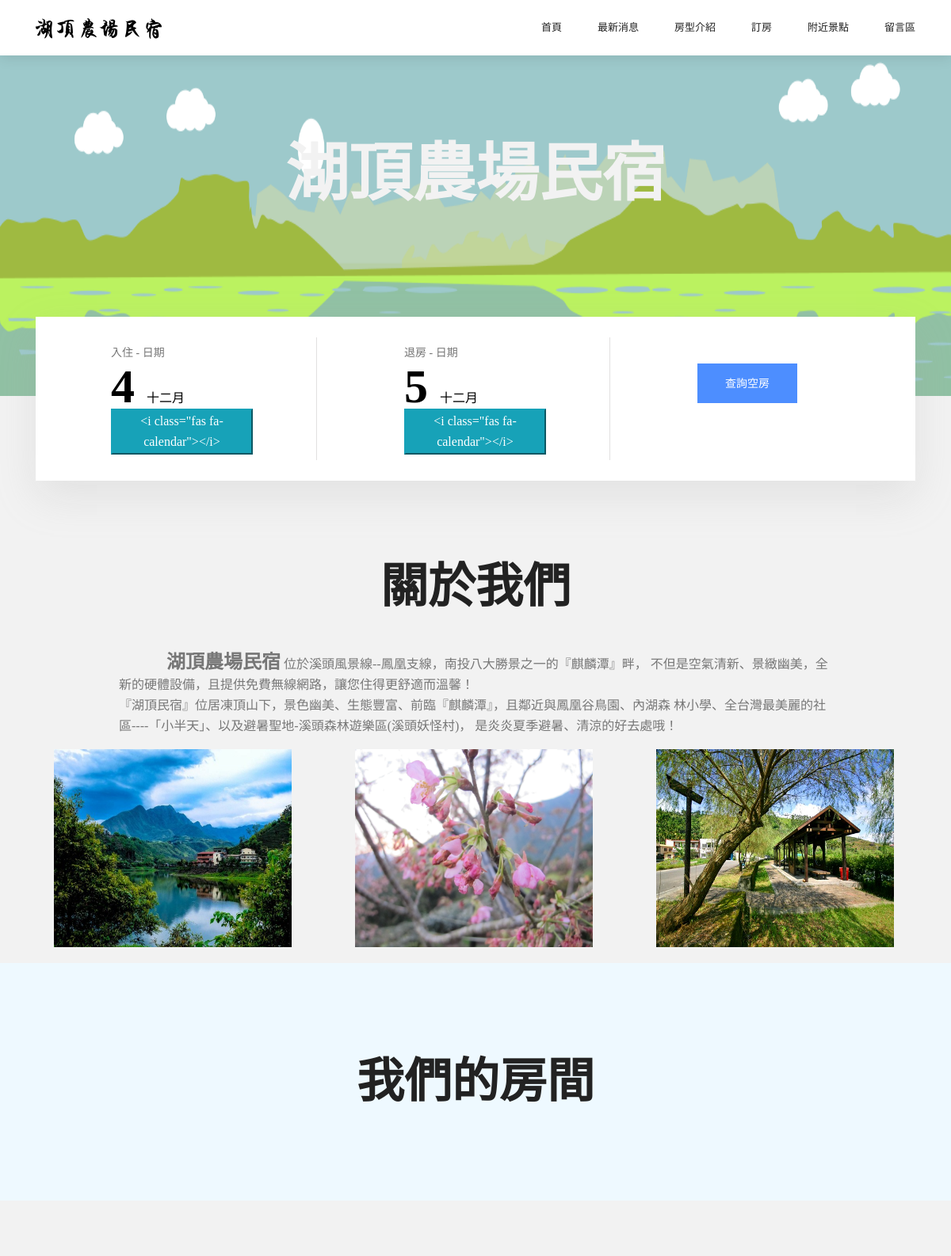
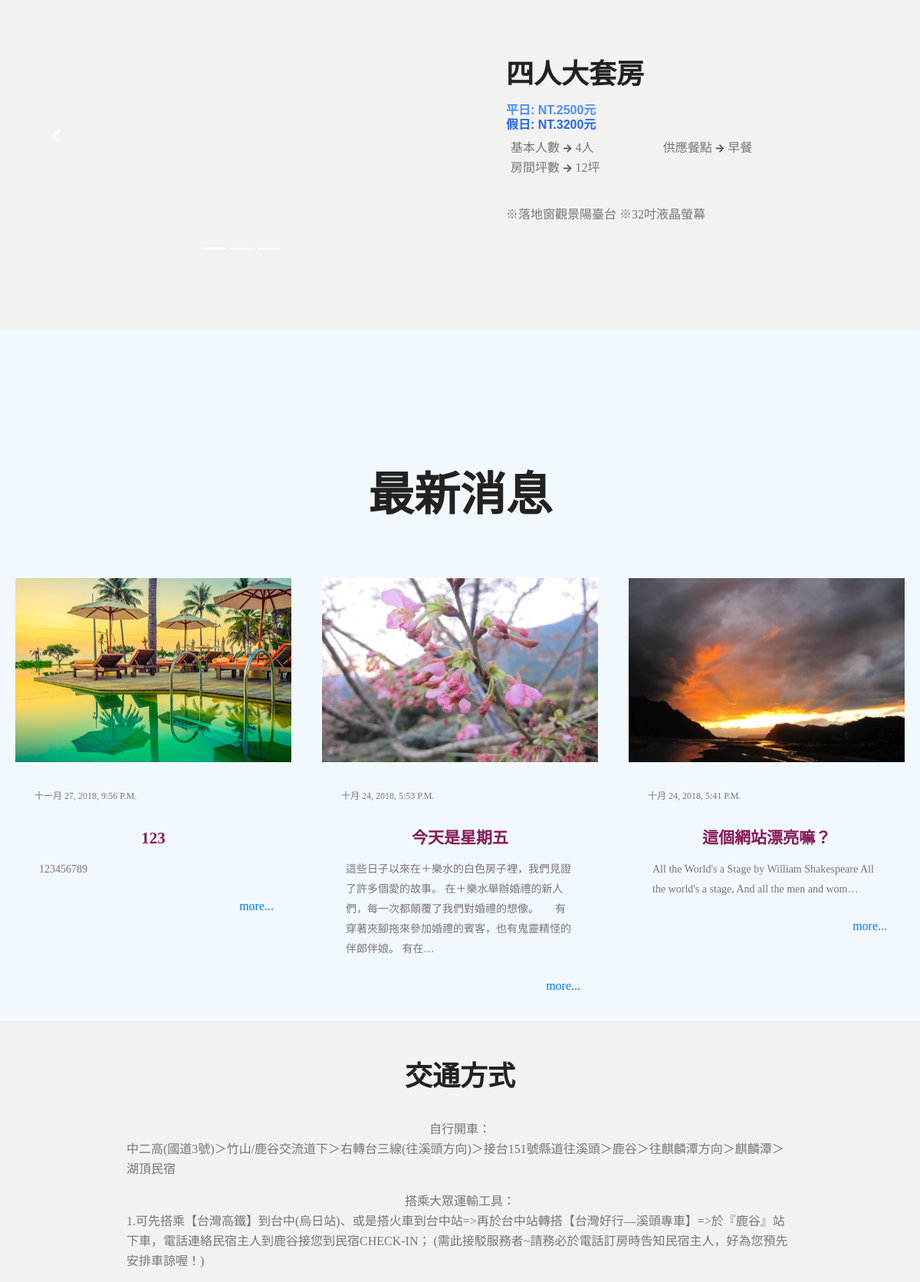
The page / (upper part) on the database its author committed (2 pictures, top to bottom).
### mysite/models.py (models this page shows, shortened)
class CustomText(models.Model):
    class Meta:
        verbose_name = '客製文字段落'
        verbose_name_plural = '客製文字段落'
    paragraph_name = models.CharField(max_length=30, verbose_name='段落名稱')
    paragraph_text = models.TextField(verbose_name='段落內容')

class TemplateImages(models.Model):
    class Meta:
        verbose_name = '模板需求照片'
        verbose_name_plural = '模板需求照片'
    file = models.FileField(blank=True, verbose_name='輔助檔案名稱')
    name = models.CharField(max_length=25, verbose_name='名稱')

class news_dashboard(models.Model):
    class Meta:
        verbose_name = '最新消息'
        verbose_name_plural = '最新消息'
    news_title = models.CharField(max_length=30, verbose_name='標題')
    news_content = models.TextField(verbose_name='內容')
    news_thumbnail = models.FileField(verbose_name='縮圖')
    news_upload_time = models.DateTimeField(auto_now=True, verbose_name='發布時間')

### mysite/views.py (the view)
# urls.py: 2. Add a URL to urlpatterns:  path('', views.home, name='home')
def home(request):
    cn_month = ['??','一月', '二月', '三月', '四月', '五月','六月','七月','八月','九月','十月','十一月','十二月']
    today = datetime.date.today()
    tomorrow = today + datetime.timedelta(days=1)
    str_inday = today.strftime("%Y-%m-%d")
    in_month = cn_month[today.month]
    in_day = today.day
    str_outday = tomorrow.strftime("%Y-%m-%d")
    out_month = cn_month[tomorrow.month]
    out_day = tomorrow.day
    top3_news = models.news_dashboard.objects.all().order_by('-news_upload_time')[:3]
    about_text = models.CustomText.objects.filter(paragraph_name="about")[0]
    traffic_text = models.CustomText.objects.filter(paragraph_name="traffic")[0]
    about_imgs = [i for i in models.TemplateImages.objects.all() if 'about' in i.name ]
    map_img = models.TemplateImages.objects.filter(name ="map")[0]
    room_a4_imgs = [i for i in models.TemplateImages.objects.all() if '四人大套房' in i.name]
    return HttpResponse(render(request, '../templates/home.html', locals()))

### templates/home.html (shortened to what this page needs)
{% extends "base.html" %}
{% block content %}
<link rel="stylesheet" href="//code.jquery.com/ui/1.12.1/themes/base/jquery-ui.css">
<section class="home_banner_area">
	<div class="banner_inner d-flex align-items-center">
		<div class="overlay bg-parallax" data-stellar-ratio="0.9" data-stellar-vertical-offset="0" data-background=""></div>
		<div class="container">
				<div class="banner_content text-center">
					<h1>湖頂農場民宿</h1>
				</div>
			</div>
		</div>
</section>
<section class="container">
		<div class="booking_area">
			<form name='booking form' action='booking' method='GET'>
				<div class="row" >
					<div class="col-lg-4">
						<br>
						<div class="booking_item">
							<p>入住 - 日期</p>
							<span class="day" id="i_day">{{ in_day }}</span>
							<span class="month" id="i_month">{{ in_month }}</span>
						</div>
						<br>
					</div>
					<div class="col-lg-4">
							<br>
						<div class="booking_item">
							<p>退房 - 日期</p>
							<span class="day" id="o_day">{{ out_day}}</span>
							<span class="month" id="o_month">{{ out_month }}</span>
						</div>
						<br>
					</div>
					<div class="col-lg-4">
						<br>
						<div class="booking_item">
								<br>
									<button type="submit" class="main_btn text-uppercase">查詢空房</button>
						</div>
						<br>
					</div>
				</div>
			</form>
		</div>
	</section>
<br><br><br>
<section >
	<div class='container' align='center'>
		<div class="main_title">
		<h2>關於我們</h2>
	</div>
		<br>
		<div class='row' style='padding-left:10vw;padding-right:10vw;'>
			{{ about_text.paragraph_text | safe }}
	  </div>
	  <div class='row'>
		{% for img in about_imgs %}
		<div class='col-sm-4'><img title="" src="{{ img.file.url }}" width=300 height=250>&nbsp;</div>
		{% endfor %}
	  </div>
</section>
<section class="our_room_area">
	<div class="container-fluid">
		<div class="row">
			<div class="col-lg-12">
				<div class="main_title">
					<h2 style="
					background:#eef9ff;
					width: 100vw;
					position: relative;
					left: 50%;
					right: 50%;
					margin-left: -50vw;
					margin-right: -50vw;
					line-height:5">
						我們的房間
					</h2>
				</div>
			</div>
		</div>
	</div>
	<br><br>
	<div class="container">
		<div class="row align-items-center" id="room1">
			<div class="col-lg-6"><div class="room_left">
				<div id="R1Indicators" class="carousel slide" data-ride="carousel" data-interval="false">
					<ol class="carousel-indicators">
						{% for img in room_a4_imgs %}
						{% if forloop.first %}
						<li data-target="#R1Indicators" data-slide-to="{ forloop.counter0 }" class="active"></li>
						{% else %}
						<li data-target="#R1Indicators" data-slide-to="{ forloop.counter0 }"></li>
						{% endif %}
						{% endfor %}
					</ol>
					<div class="carousel-inner">
						<div class="carousel-item active">
						{% for img in room_a4_imgs %}
						{% if forloop.first %}
						<img class="img-fluid" src="{{ img.file.url }}" alt="First slide">
						</div>
						{% else %}
						<div class="carousel-item">
						<img class="img-fluid" src="{{ img.file.url }}" alt="">
						</div>
						{% endif %}
						{% endfor %}
					</div>
					<a class="carousel-control-prev" href="#R1Indicators" role="button" data-slide="prev">
						<span class="carousel-control-prev-icon" aria-hidden="true"></span>
					</a>
					<a class="carousel-control-next" href="#R1Indicators" role="button" data-slide="next">
						<span class="carousel-control-next-icon" aria-hidden="true"></span>
					</a>
				</div>
			</div></div>
			<div class="col-lg-6"><div class="room_right">
				<h1 class="type">
					四人大套房
				</h1>
				<span style="line-height: 3px;font-weight:bold">
				<p class="price">
					平日:&nbsp;NT.2500元
				</p>
				<p class="holiday_price">
						假日:&nbsp;NT.3200元
				</p>
				</span>
				<div class="row">
						<div class="col-lg-6 col-md-5">
							<ul>
								<li>基本人數<i class="fas fa-arrow-right"></i>4人</li>
								<li>房間坪數<i class="fas fa-arrow-right"></i>12坪</li>
							</ul>
						</div>
						<div class="col-lg-6 col-md-5">
							<ul>
								<li>供應餐點<i class="fas fa-arrow-right"></i>早餐</li>
							</ul>
						</div>
				</div>
				<p>
						※落地窗觀景陽臺台  ※32吋液晶螢幕
				</p>
			</div></div>
		</div>
</div>
<br><br><br>
<section class="latest_blog_area color-bg">
<div class='container-fluid' align='center' style="padding-top:20vh;">
		<div class="main_title">
		<h2>最新消息</h2>
		</div>
		<br><br>
		<div class='row'>
		{% for news in top3_news %}
		<br>
		<div class="single-recent-blog col-lg-4 col-md-6">
				<div class="thumb">
					<img class="f-img img-fluid mx-auto" src="{{ news.news_thumbnail.url }}" alt=""
					style="width:30vw;height:30vh;">
				</div>
				<div class="bottom d-flex justify-content-between align-items-center flex-wrap">
					<div class="meta">
						<span>{{ news.news_upload_time}}</span>
					</div>
				</div>
				<h4>{{ news.news_title }}</h4>
				<p style="font-size: 14px; padding-left:3vw;padding-right:3vw">{{news.news_content|truncatechars:100|safe}}
				</p>
				<div class="col-12">
				<button data-toggle="modal" class="btn btn-link float-right" data-target="#myModal{{ forloop.counter }}" align='right'>more...</button>
				</div>
			</div>
		{% endfor %}
		</div>
</div>
<br>
</section>
<br><br>
<div class='container' align=center>
	<h1>交通方式</h1>
	<br>
	{{ traffic_text.paragraph_text | safe }}
</div>
{% endblock %}
{% block scripts %}
<link href="//cdnjs.cloudflare.com/ajax/libs/alertify.js/0.3.10/alertify.core.css" rel="stylesheet">
<link href="//cdnjs.cloudflare.com/ajax/libs/alertify.js/0.3.10/alertify.default.css" rel="stylesheet">
{% endblock %}

### templates/base.html (style rules this page uses)
* { font-family: 'Noto Sans TC'; }
h4 { color: #881c59; }

### templates/home.html (style rules this page uses)
.carousel-inner > .carousel-item > img { width:550px; height:350px; }
.fa-arrow-right { padding-left: 5px; padding-right: 5px; color: #575c64; font-size: 0.75em; }

### rows shown on the page
CustomText: paragraph_text "湖頂農場民宿 位於溪頭風景線--鳳凰支線，南投八大勝景之一的『麒麟潭』畔， 不但是空氣清新、景緻幽美，全新的硬體設備，且提供免費無線網路，讓您住得更舒適而溫馨！ 『湖頂民宿』位居凍頂山下，景色幽美、生態豐富、前臨『麒麟潭』，且鄰近與鳳凰谷鳥園、內湖森 林小學、全台灣最美麗的社區----「小半天」、以及避暑聖地-溪頭森林遊樂區(溪頭妖怪村)， 是炎炎夏季避暑、清涼的好去處哦！"
TemplateImages: file (picture)
TemplateImages: file (picture)
TemplateImages: file (picture)
TemplateImages: file (picture)
news_dashboard: news_thumbnail (picture), news_upload_time "十一月 27, 2018, 9:56 P.M.", news_title "123", news_content "123456789"
news_dashboard: news_thumbnail (picture), news_upload_time "十月 24, 2018, 5:53 P.M.", news_title "今天是星期五", news_content "這些日子以來在＋樂水的白色房子裡，我們見證了許多個愛的故事。 在＋樂水舉辦婚禮的新人們，每一次都顛覆了我們對婚禮的想像。 有穿著夾腳拖來參加婚禮的賓客，也有鬼靈精怪的伴郎伴娘。 有在…"
news_dashboard: news_thumbnail (picture), news_upload_time "十月 24, 2018, 5:41 P.M.", news_title "這個網站漂亮嘛？", news_content "All the World's a Stage by William Shakespeare All the world's a stage, And all the men and wom…"
CustomText: paragraph_text "自行開車： 中二高(國道3號)＞竹山/鹿谷交流道下＞右轉台三線(往溪頭方向)＞接台151號縣道往溪頭＞鹿谷＞往麒麟潭方向＞麒麟潭＞湖頂民宿 搭乘大眾運輸工具： 1.可先搭乘【台灣高鐵】到台中(烏日站)、或是搭火車到台中站=>再於台中站轉搭【台灣好行—溪頭專車】=>於『鹿谷』站下車，電話連絡民宿主人到鹿谷接您到民宿CHECK-IN； (需此接駁服務者~請務必於電話訂房時告知民宿主人，好為您預先安排車諒喔！)"
